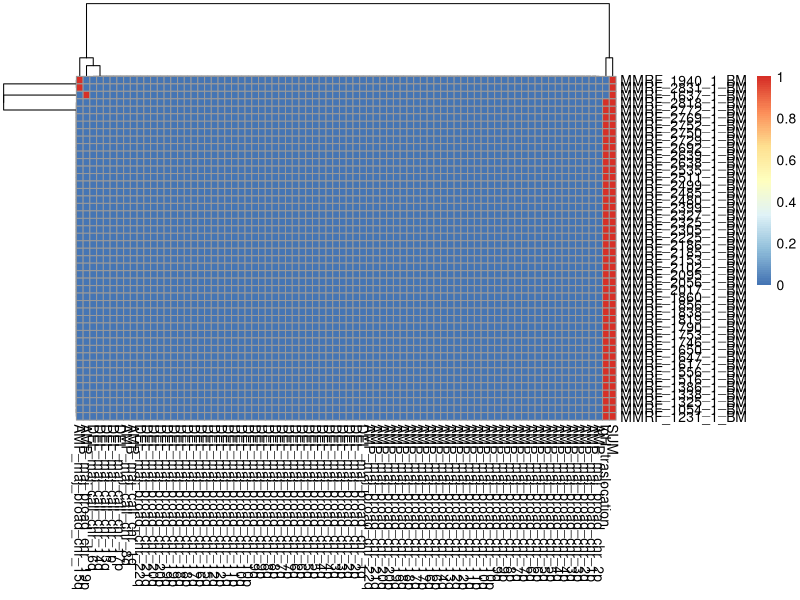

Write the R code that produced this figure. (Note: this script raises an error after producing the figure.)
library(data.table)
library(tidyverse)


import <- fread("results/complete_database_CoMMpass_1q_13.txt")



# select only relevant variables to associate
names(import)
data<-import %>% select(contains("maj_broad"), contains("maj_focal"), matches("SeqWGS"), contains("maj_call"))
names(data)



#____ Build CALLS for traslocations ______

# data$t_others <- data$t_14_16 + data$t_14_20 + data$t_6_14

#____ KEEP ONLY UNIQUE/RELVANT CALLS____ 

data$IgH_traslocation <- ifelse(data$SeqWGS_WHSC1_CALL == 1 | data$SeqWGS_CCND1_CALL ==1 | 
                                  data$SeqWGS_CCND2_CALL ==1 | data$SeqWGS_CCND3_CALL== 1 | 
                                  data$SeqWGS_MAF_CALL==1 | data$SeqWGS_MAFA_CALL==1 | 
                                  data$SeqWGS_MAFB_CALL==1 | data$SeqWGS_WHSC1_CALL==1, 1,0)

data$IgH_traslocation %>% table


# unique calls
dataF <- data %>% select( -c(AMP_maj_broad_chr_1q, 
                            AMP_maj_broad_chr_8q, 
                            DEL_maj_broad_chr_17p, 
                            DEL_maj_broad_chr_13q, 
                            DEL_maj_broad_chr_14q, 
                            DEL_maj_broad_chr_1p,
                            DEL_maj_broad_chr_16q, 
                            contains("Seq"),
                            contains("maj_focal")
                            ))



names(dataF)

rownames(dataF) <- import$Study_Visit_iD

dataC<-dataF %>% filter(complete.cases(data))

rownames(dataC)

dataCS <- mutate(dataC, SUM=rowSums(dataC))

dataCS %>% filter(SUM==1) %>% pheatmap::pheatmap()

dataCS <- as.data.frame(dataCS)

rownames(dataCS) <- rownames(dataC)

dataCS <- rownames_to_column(dataCS, var = "sample")

timesMM<-list()
framesMM<-list()



i <- 1
for (i in 2:(ncol(dataCS)-1)) {
  print(i)
  p<-filter(dataCS, dataCS[,i] == 1)
  TO<- mean(p$SUM)
  number<- nrow(p)
  info<-c(TO, number)
  timesMM[[(names(dataCS)[i])]]<- info
  
  f<-data.frame("sample"= p$sample, "alteration"= rep(names(dataCS)[i],nrow(p)), "TGC"= p$SUM)
  framesMM[[i]]<-f
  
}



# risultati delle mediane dei valori di complessità genomica totale per ogni alterazione
resultMM<-t(as.data.frame(timesMM))
colnames(resultMM)<-c("MTGC", "events")
resultMM<-as.data.frame(resultMM)

resultMM$penetrance<- round(resultMM$events/nrow(dataCS), 3)

resultMM$Ancestrality_Index<- round(resultMM$penetrance / resultMM$MTGC, 5)* 100

resultMM <- rownames_to_column(resultMM,var = "alteration")

write_tsv(resultMM, "workfiles/AncestralityIndex_table_CoMMpass.txt")


